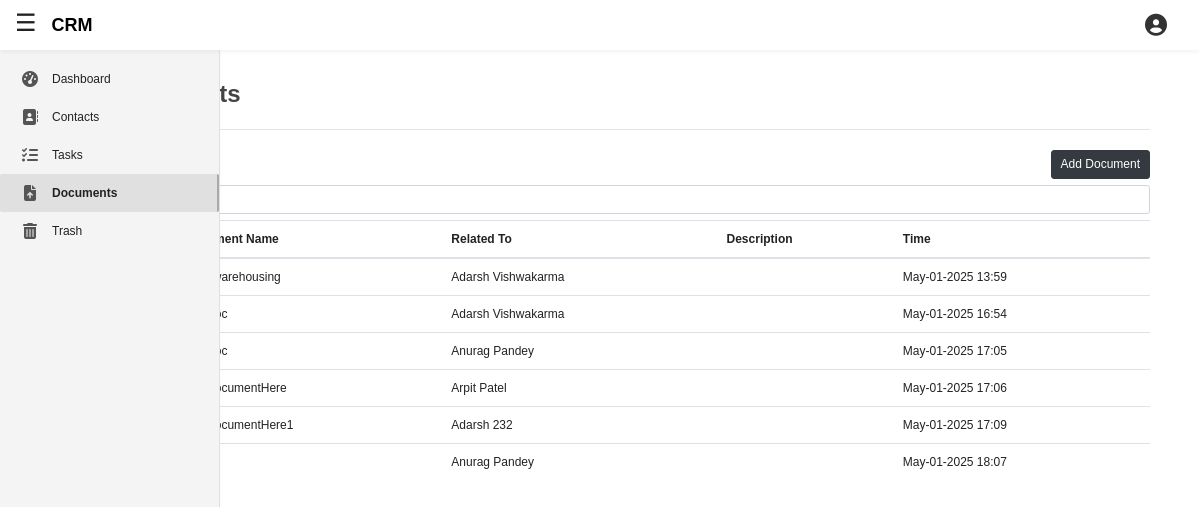
Page /apps/documents/ (signed in) on the earlier database version.
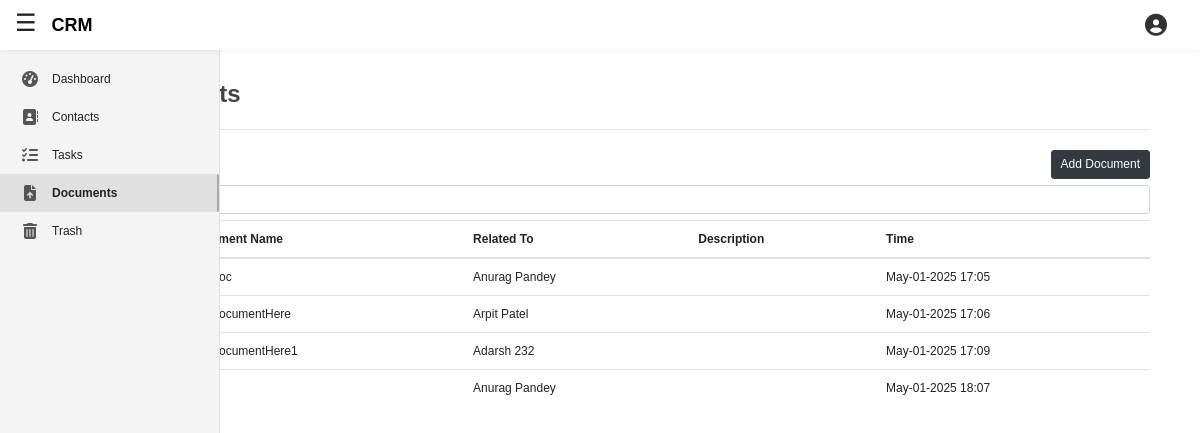
Same page on the later database version.
### client/models.py (models this page shows, shortened)
class BaseModel(models.Model):
    is_deleted = models.BooleanField(default = False)
    deleted_at = models.DateTimeField(null = True, blank = True)
    class Meta:
        abstract = True

class Document(BaseModel):
    document_name = models.CharField(max_length=255)
    file = models.FileField(upload_to='documents/')
    related_to = models.ForeignKey(Client, on_delete=models.CASCADE)
    uploaded_at = models.DateTimeField(auto_now_add=True)
    description = models.TextField(blank = True, null = True)
    objects = CustomManager()
    all_objects = models.Manager()
    user = models.ForeignKey(BusinessUser, on_delete=models.CASCADE)

class Client(BaseModel):
    name = models.CharField(max_length=255)
    email = models.CharField(max_length=80)
    country_code = models.CharField(
        max_length=5,
        choices=COUNTRY_CODE_CHOICES,
        default='+91',
        blank = True,
        null = True,
    )
    phone = models.CharField(
        max_length=12,
        validators=[phone_number_validator],
        blank = True,
        null = True,
    )
    address = models.CharField(max_length=255, blank = True, null = True)
    description = models.TextField(blank = True, null = True)
    is_active = models.BooleanField(default=True)
    created_at = models.DateTimeField(auto_now_add=True)
    last_edit = models.DateTimeField(auto_now = True)
    objects = CustomManager()
    all_objects = models.Manager()
    list = models.ForeignKey(Project, on_delete=models.CASCADE)
    companyAssignee = models.ForeignKey(BusinessUser, on_delete=models.CASCADE)
    def __str__(self):
        return f'{self.name}'

### featuredApp/views.py (the view)
# urls.py: path('documents/', views.documents_view, name='appDocuments'),
@login_required
def documents_view(request, *args, **kwargs):
    if request.method == "POST":
        form = DocumentCreationForm(request.POST, request.FILES, user = request.user)
        if(form.is_valid()):
            tmp = form.save(commit = False)
            tmp.user = request.user
            tmp.save()
            messages.success(request, f"New Document Added!")
            return redirect('appDocuments')
        else:
            messages.success(request, f"Something Went Wrong!")
            return redirect('appDocuments')
    else:
        form = DocumentCreationForm(user = request.user)
    user = request.user
    documents = Document.objects.filter(user=user)
    return render(
        request,
        'featuredApp/documents.html',
        {
            "documents": documents,
            'total_documents': documents.count(),
            "form": form,
        }
    )

### client/forms.py
class DocumentCreationForm(forms.ModelForm):
        class Meta:
            model = Document
            fields = ('document_name', 'file', 'related_to', 'description')
        def __init__(self, *args, **kwargs):
            self.user = kwargs.pop('user', None)  # fallback to None
            super().__init__(*args, **kwargs)
            if self.user:
                self.fields['related_to'].queryset = Client.objects.filter(companyAssignee = self.user)

### client/models.py (called while the page is built)
    def get_queryset(self):
        return super().get_queryset().filter(is_deleted = False)

### featuredApp/templates/featuredApp/documents.html (shortened to what this page needs)
{% extends 'featuredApp/base.html' %}
{% load static %}
{% load crispy_forms_tags %}
{% block addCSSlink %}
	<link rel="stylesheet" type="text/css" href="{% static 'featuredApp/pop_up.css' %}">
{% endblock addCSSlink %}
{% block contentBody1 %}
	<h2 style="font-weight: bolder;"> Documents </h2>
	<hr style="margin: 20px 0;">
	<div class="d-flex justify-content-between my-2" style="align-items: flex-end;">
		<div>
		</div>
		<div>
			<button class="btn btn-dark" type="button" onclick= "openDocumentFormPopUp()"> Add Document</button>
		</div>
	</div>
	<input type="text" class="form-control my-2" placeholder="Search contacts...">
	<table class="table">
		<thead>
			<tr>
				<th><input type="checkbox" /></th>
				<th>Document Name</th>
				<th>Related To</th>
				<th>Description</th>
				<th>Time</th>
			</tr>
		</thead>
		<tbody>
			{% for document in documents %}
				<tr">
					<td><input type="checkbox" /></td>
					<td>{{ document.document_name }}</td>
					<td>{{ document.related_to }}</td>
					<td>{{ document.description }}</td>
					<td>{{ document.uploaded_at|date:"M-d-Y H:i" }}</td>
			{% endfor %}
		</tbody>
	</table>
{% endblock contentBody1 %}

Differences in the rows shown:
removed Document: document_name "Data warehousing", related_to "Adarsh Vishwakarma", uploaded_at "May-01-2025 13:59"
removed Document: related_to "Adarsh Vishwakarma", uploaded_at "May-01-2025 16:54"
